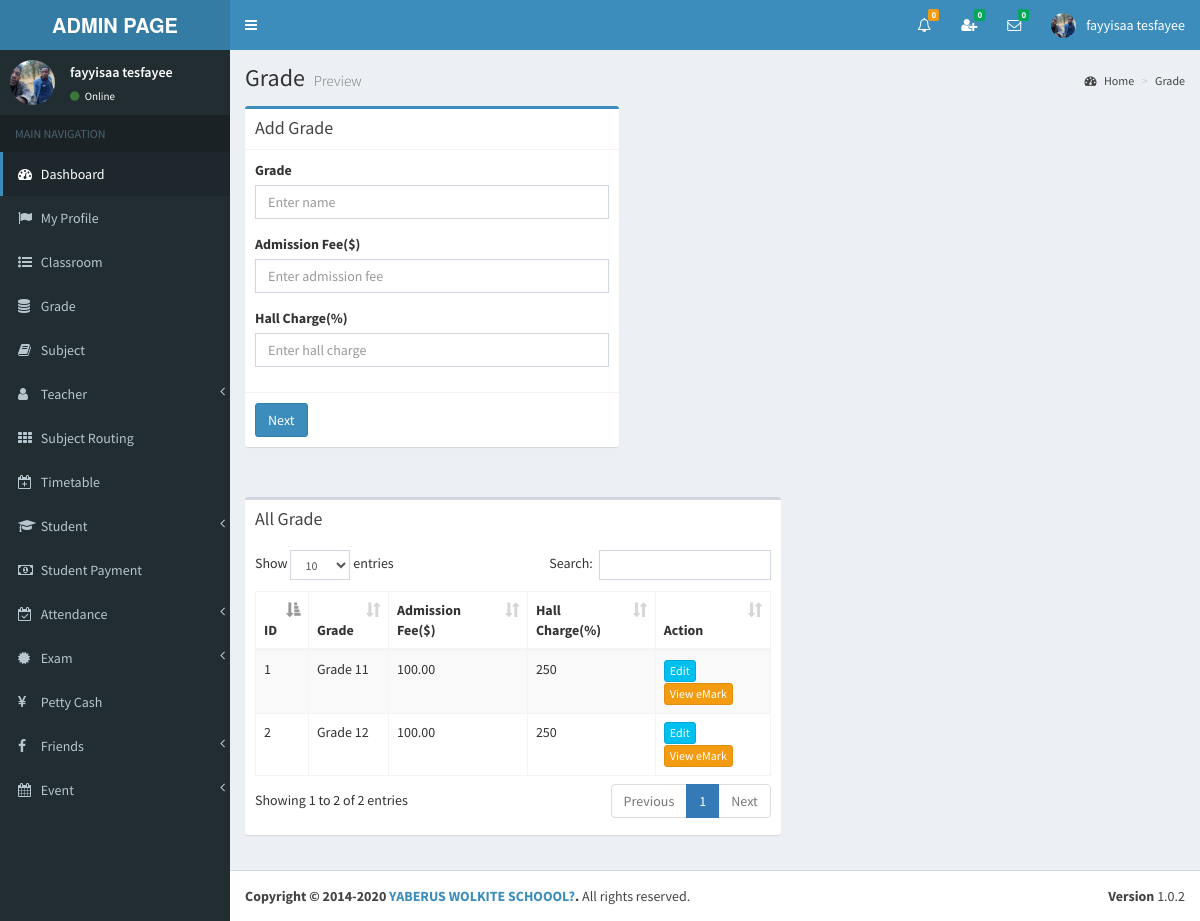
Screenshot of /view/grade.php (signed in) with the database file from the repository.
### tables this page shows
CREATE TABLE `grade` (
  `id` int(11) NOT NULL,
  `name` varchar(255) NOT NULL,
  `admission_fee` double(11,2) NOT NULL,
  `hall_charge` int(11) NOT NULL
);

### view/grade.php (the view, shortened to what this page needs)
<?php include_once('head.php'); ?>
<?php include_once('header_admin.php'); ?>
<?php include_once('sidebar.php'); ?>
<div class="content-wrapper">
    <section class="content-header">
    	<h1>
        	Grade
        	<small>Preview</small>
        </h1>
        <ol class="breadcrumb">
        	<li><a href="#"><i class="fa fa-dashboard"></i> Home</a></li>
            <li><a href="#">Grade</a></li>
    	</ol>
	</section>
	<section class="content">
    	<div class="row">
            <div class="col-md-5">
              	<div class="box box-primary">
                	<div class="box-header with-border">
                  		<h3 class="box-title">Add Grade</h3>
                	</div>
                	<form role="form" action="../index.php" method="post" id="form1">
                  		<div class="box-body">
                    		<div class="form-group" id="divGrade">
                      			<label for="">Grade</label>
                      			<input type="text" class="form-control" id="name" placeholder="Enter name" name="name" autocomplete="off">
                    		</div>
                            <div class="form-group" id="divAdmissionFee">
                      			<label for="">Admission Fee($)</label>
                      			<input type="text" class="form-control" id="admission_fee" placeholder="Enter admission fee" name="admission_fee" autocomplete="off">
                    		</div>
                             <div class="form-group" id="divHallCharge">
                      			<label for="">Hall Charge(%)</label>
                      			<input type="text" class="form-control" id="hall_charge" placeholder="Enter hall charge" name="hall_charge" autocomplete="off">
                    		</div>
                  		</div>
                  		<div class="box-footer">
                    		<button type="submit" class="btn btn-primary" id="btnSubmit">Next</button>
                  		</div>
                	</form>
				</div>
			</div>
		</div>
	</section>
	<section class="content" >
		<div class="row" id="table1">
			<div class="col-md-7">
            	<div class="box">
                	<div class="box-header">
                  		<h3 class="box-title">All Grade</h3>
                	</div>
                	<div class="box-body table-responsive">
                		<table id="example1" class="table table-bordered table-striped">
                    		<thead>
                        		<th>ID</th>
                            	<th>Grade</th>
                                <th>Admission Fee($)</th>
                                <th>Hall Charge(%)</th>
                            	<th>Action</th>
                        	</thead>
                        	<tbody>
<?php
include_once('../controller/config.php');
$sql="SELECT * FROM grade";
$result=mysqli_query($conn,$sql);
$count = 0;
$cant_remove1=0;
$cant_remove2=0;
$cant_remove3=0;
$cant_remove4=0;
$cant_remove5=0;
$cant_remove6=0;
$cant_remove7=0;
if(mysqli_num_rows($result) > 0){
	while($row=mysqli_fetch_assoc($result)){
		$count++;
		$id=$row['id'];
?>
                        		<tr>
                            		<td><?php echo $count; ?></td>
               <td id="td1_<?php echo $row['id']; ?>"><?php echo $row['name']; ?></td>
               <td id="td2_<?php echo $row['id']; ?>"><?php echo $row['admission_fee']; ?></td>
               <td id="td3_<?php echo $row['id']; ?>"><?php echo $row['hall_charge']; ?></td>
                                	<td>
<?php
$sql1="SELECT * FROM exam_timetable WHERE grade_id='$id'";
$result1=mysqli_query($conn,$sql1);
if(mysqli_num_rows($result1) > 0){
	$cant_remove1=1;
}else{
	$cant_remove1=0;
}
$sql2="SELECT * FROM student_exam WHERE grade_id='$id'";
$result2=mysqli_query($conn,$sql2);
if(mysqli_num_rows($result2) > 0){
	$cant_remove2=1;
}else{
	$cant_remove2=0;
}
$sql3="SELECT * FROM student_grade WHERE grade_id='$id'";
$result3=mysqli_query($conn,$sql3);
if(mysqli_num_rows($result3) > 0){
	$cant_remove3=1;
}else{
	$cant_remove3=0;
}
$sql4="SELECT * FROM student_payment_history WHERE grade_id='$id'";
$result4=mysqli_query($conn,$sql4);
if(mysqli_num_rows($result4) > 0){
	$cant_remove4=1;
}else{
	$cant_remove4=0;
}
$sql5="SELECT * FROM subject_routing WHERE grade_id='$id'";
$result5=mysqli_query($conn,$sql5);
if(mysqli_num_rows($result5) > 0){
	$cant_remove5=1;
}else{
	$cant_remove5=0;
}
$sql6="SELECT * FROM teacher_salary_history WHERE grade_id='$id'";
$result6=mysqli_query($conn,$sql6);
if(mysqli_num_rows($result6) > 0){
	$cant_remove6=1;
}else{
	$cant_remove6=0;
}
$sql7="SELECT * FROM timetable WHERE grade_id='$id'";
$result7=mysqli_query($conn,$sql7);
if(mysqli_num_rows($result7) > 0){
	$cant_remove7=1;
}else{
	$cant_remove7=0;
}
if($cant_remove1 > 0 || $cant_remove2 > 0 || $cant_remove3 > 0 || $cant_remove4 > 0 || $cant_remove5 > 0 || $cant_remove6 > 0 || $cant_remove7 > 0 ){
	echo '<a href="#modalUpdateform" onClick="showModal(this)" class="btn btn-info btn-xs" data-id="'.$id.'" data-toggle="modal">Edit</a>';
	echo ' <a href="#modalMRangeGrade" onClick="showModal1(this)" class="btn btn-warning btn-xs" data-id="'.$id.'" data-toggle="modal">View eMark</a>';
}
?>
                               		</td>
                            	</tr>
<?php } } ?>
                        	</tbody>
                    	</table>
            	</div>
			</div>
		</div>
	</section>
</div>
<?php include_once('footer.php');?>

### view/header_admin.php (shortened to what this page needs)
<body class="hold-transition skin-blue sidebar-mini" >
<div class="wrapper">
  <header class="main-header" >
    <a href="" class="logo">
      <span class="logo-lg"><strong>ADMIN PAGE</strong></span>
    </a>
    <nav class="navbar navbar-static-top">
		<a href="#" class="sidebar-toggle" data-toggle="offcanvas" role="button">
       	</a>
		<div class="navbar-custom-menu">
			<ul class="nav navbar-nav">
              <li class="dropdown notifications-menu">
                <a href="#" class="dropdown-toggle" data-toggle="dropdown">
                  <i class="fa fa-bell-o"></i>
<?php
include_once('../controller/config.php');
$my_type=$_SESSION["type"];
if($my_type == 'Admin'){
	$sql1="SELECT COUNT(id) FROM main_notifications WHERE _isread='0'";
	$result1=mysqli_query($conn,$sql1);
	$row1=mysqli_fetch_assoc($result1);
	$notfi_count=$row1['COUNT(id)'];
?>
                  <span class="label label-warning"><?php echo $notfi_count; ?></span>
                </a>
              </li>
<?php }  ?>
<?php
include_once('../controller/config.php');
$my_index=$_SESSION["index_number"];
$my_type=$_SESSION["type"];
$sql="SELECT count(id)
      FROM my_friends
      WHERE my_index='$my_index' AND _status='Pending' AND _isread='0'";
$result=mysqli_query($conn,$sql);
$row=mysqli_fetch_assoc($result);
$unread_count=$row['count(id)'];
?>
              <li class="dropdown messages-menu"  id="friend_request">
              	<a href="#" class="dropdown-toggle" data-toggle="dropdown" onClick="showFriendRequest('<?php echo $my_index; ?>','<?php echo $my_type; ?>')">
                  <i class="fa fa-user-plus"></i>
                  <span class="label label-success"><?php echo $unread_count; ?></span>
                </a>
              </li>
<?php
include_once('../controller/config.php');
$my_index=$_SESSION["index_number"];
$unread_msg_count=0;
$sql="SELECT * FROM my_friends WHERE my_index='$my_index'";
$result=mysqli_query($conn,$sql);
while($row=mysqli_fetch_assoc($result)){
	$friend_index=$row['friend_index'];
	$sql1="SELECT count(id)
		  FROM online_chat
		  WHERE user_index='$friend_index' AND _isread='0'";
	$result1=mysqli_query($conn,$sql1);
	$row1=mysqli_fetch_assoc($result1);
	$unread_msg_count+=$row1['count(id)'];
}
?>
              <li class="dropdown messages-menu" id="unread_msg">
                <a href="#" class="dropdown-toggle" data-toggle="dropdown" >
                  <i class="fa fa-envelope-o"></i>
                  <span class="label label-success"><?php echo $unread_msg_count; ?></span>
                </a>
<?php
include_once('../controller/config.php');
$index=$_SESSION["index_number"];
$type=$_SESSION["type"];
$time='';
$file_path='';
	$sql="SELECT
           DISTINCT conversation_id,friend_index
           FROM
              my_friends
           WHERE
              	my_index='$index'
           ORDER BY
              conversation_id";
	$result=mysqli_query($conn,$sql);
	while($row=mysqli_fetch_assoc($result)){
		$conversation_id=$row['conversation_id'];
		$friend_index=$row['friend_index'];
		$sql3="SELECT * FROM my_friends WHERE conversation_id='$conversation_id' and friend_index='$friend_index'";
		$result3=mysqli_query($conn,$sql3);
		$row3=mysqli_fetch_assoc($result3);
		$friend_type=$row3['friend_type'];
		if($friend_type == "Admin"){
			$sql1="SELECT * FROM admin WHERE index_number='$friend_index'";
			$result1=mysqli_query($conn,$sql1);
			$row1=mysqli_fetch_assoc($result1);
			$friend_name=$row1['i_name'];
			$friend_image=$row1['image_name'];
		}
		if($friend_type == "Teacher"){
			$sql1="SELECT * FROM teacher WHERE index_number='$friend_index'";
			$result1=mysqli_query($conn,$sql1);
			$row1=mysqli_fetch_assoc($result1);
			$friend_name=$row1['i_name'];
			$friend_image=$row1['image_name'];
		}
		if($friend_type == "Student"){
			$sql1="SELECT * FROM student WHERE index_number='$friend_index'";
			$result1=mysqli_query($conn,$sql1);
			$row1=mysqli_fetch_assoc($result1);
			$friend_name=$row1['i_name'];
			$friend_image=$row1['image_name'];
		}
		$sql2="SELECT * FROM online_chat WHERE conversation_id='$conversation_id' ORDER BY id DESC LIMIT 1";
		$result2=mysqli_query($conn,$sql2);
		while($row2=mysqli_fetch_assoc($result2)){
			$last_msg=$row2['msg'];
			$msg_time=$row2['time'];
			$datetime1 = new DateTime($msg_time);
			$datetime2 = new DateTime();
			$interval = $datetime1->diff($datetime2);
			$year = $interval->format('%y y ');
			$month = $interval->format('%m m ');
			$days = $interval->format('%a d');
			$hours = $interval->format('%h h');
			$minutes = $interval->format('%i mins');
			$seconds = $interval->format('%s sec');
			if($year>0){
				$time=$year;
			}else if($month>0){
				$time=$month;
			}else if($days>0){
				$time=$days;
			}else if($hours>0){
				$time=$hours;
			}else if($minutes>0){
				$time=$minutes;
			}else{
				$time=$seconds;
			}
			if($type=="Admin"){
				$file_path="my_friends.php?do=showChatBox&my_index=$index&conversation_id=$conversation_id&friend_index=$friend_index&my_type=$type";
			}
			if($type=="Teacher"){
				$file_path="my_friends2.php?do=showChatBox&my_index=$index&conversation_id=$conversation_id&friend_index=$friend_index&my_type=$type";
			}
			if($type=="Student"){
				$file_path="my_friends1.php?do=showChatBox&my_index=$index&conversation_id=$conversation_id&friend_index=$friend_index&my_type=$type";
			}
?>
                      <li>
                        <a href="<?php echo $file_path; ?>" onClick="msgRead('<?php echo $index; ?>','<?php echo $conversation_id; ?>','<?php echo $friend_index; ?>','<?php echo $type; ?>')">
                          <div class="pull-left">
                            <img src="../<?php echo $friend_image; ?>" class="img-circle" alt="User Image">
                          </div>
                          <h4>
                            <?php echo $friend_name; ?>
                            <small><i class="fa fa-clock-o"></i> <?php echo $time; ?></small>
                          </h4>
                          <p><?php echo $last_msg; ?></p>
                        </a>
                      </li>
 <?php } } ?>
              </li>
<?php
include_once('../controller/config.php');
if($type=="Admin"){
	$sql="SELECT * FROM admin where index_number='$index'";
	$result=mysqli_query($conn,$sql);
	$row=mysqli_fetch_assoc($result);
}
?>
            	<li class="dropdown user user-menu">
                    <a href="#" class="dropdown-toggle" data-toggle="dropdown">
                      <img src="../<?php echo $row['image_name']; ?>" class="user-image" alt="User Image">
                      <span class="hidden-xs"><?php echo $row['i_name']; ?></span>
                    </a>
              </li>
            </ul>
        </div>
	</nav>
  </header>

### view/sidebar.php (shortened to what this page needs)
  <aside class="main-sidebar">
    <section class="sidebar">
<?php
include_once('../controller/config.php');
$index=$_SESSION["index_number"];
$sql="SELECT * FROM admin WHERE index_number='$index'";
$result=mysqli_query($conn,$sql);
$row=mysqli_fetch_assoc($result);
$name=$row['i_name'];
$image=$row['image_name'];
?>
      <div class="user-panel">
      	<div class="pull-left image">
        	<img src="../<?php echo $image; ?>" class="img-circle" alt="User Image">
        </div>
        <div class="pull-left info">
        	<p><?php echo $name; ?></p>
            <a href="#"><i class="fa fa-circle text-success"></i> Online</a>
        </div>
      </div>
      <ul class="sidebar-menu">
        <li class="header">MAIN NAVIGATION</li>
        <li class="active treeview">
          <a href="dashboard.php">
            <i class="fa fa-dashboard"></i> <span>Dashboard</span>
          </a>
        </li>
         <li>
          <a href="admin_profile.php">
            <i class="fa fa-flag"></i> <span>My Profile</span>
          </a>
        </li>
        <li>
          <a href="class_room.php">
            <i class="fa fa-list-ul"></i> <span>Classroom</span>
          </a>
        </li>
        <li>
          <a href="grade.php">
            <i class="fa fa-database"></i> <span>Grade</span>
          </a>
        </li>
        <li>
          <a href="subject.php">
            <i class="fa fa-book"></i> <span>Subject</span>
          </a>
        </li>
        <li class="treeview">
          <a href="#">
            <i class="fa fa-user" aria-hidden="true"></i>
            <span>Teacher</span>
            <span class="pull-right-container">
              <i class="fa fa-angle-left pull-right"></i>
            </span>
          </a>
        </li>
        <li>
          <a href="subject_routing.php">
            <i class="fa fa-th"></i> <span>Subject Routing</span>
          </a>
        </li>
        <li>
          <a href="timetable.php">
            <i class="fa fa-calendar-plus-o"></i> <span>Timetable</span>
          </a>
        </li>
        <li class="treeview">
          <a href="#">
            <i class="fa fa-graduation-cap"></i>
            <span>Student</span>
            <span class="pull-right-container">
              <i class="fa fa-angle-left pull-right"></i>
            </span>
          </a>
        </li>
        <li>
          <a href="student_payment.php">
            <i class="fa fa-money"></i> <span>Student Payment</span>
          </a>
        </li>
         <li class="treeview">
          <a href="#">
            <i class="fa fa-calendar-check-o"></i>
            <span>Attendance</span>
            <span class="pull-right-container">
              <i class="fa fa-angle-left pull-right"></i>
            </span>
          </a>
        </li>
        <li class="treeview">
          <a href="#">
            <i class="fa fa-certificate"></i>
            <span>Exam</span>
            <span class="pull-right-container">
              <i class="fa fa-angle-left pull-right"></i>
            </span>
          </a>
        </li>
        <li>
          <a href="petty_cash.php">
            <i class="fa fa-yen"></i> <span>Petty Cash</span>
          </a>
        </li>
        <li class="treeview">
          <a href="#">
            <i class="fa fa-facebook"></i>
            <span>Friends</span>
            <span class="pull-right-container">
              <i class="fa fa-angle-left pull-right"></i>
            </span>
          </a>
        </li>
        <li class="treeview">
          <a href="#">
            <i class="fa fa-calendar"></i>
            <span>Event</span>
            <span class="pull-right-container">
              <i class="fa fa-angle-left pull-right"></i>
            </span>
          </a>
        </li>
      </ul>
    </section>
  </aside>

### view/grade.php (style rules this page uses)
body { overflow-y:scroll; }

### rows the page displays
grade: name "Grade 11", admission_fee "100.00", hall_charge "250"
grade: name "Grade 12", admission_fee "100.00", hall_charge "250"

### other values shown
$notfi_count "0"
$unread_count "0"
$unread_msg_count "0"
$row['i_name'] "fayyisaa tesfayee"
$name "fayyisaa tesfayee"
